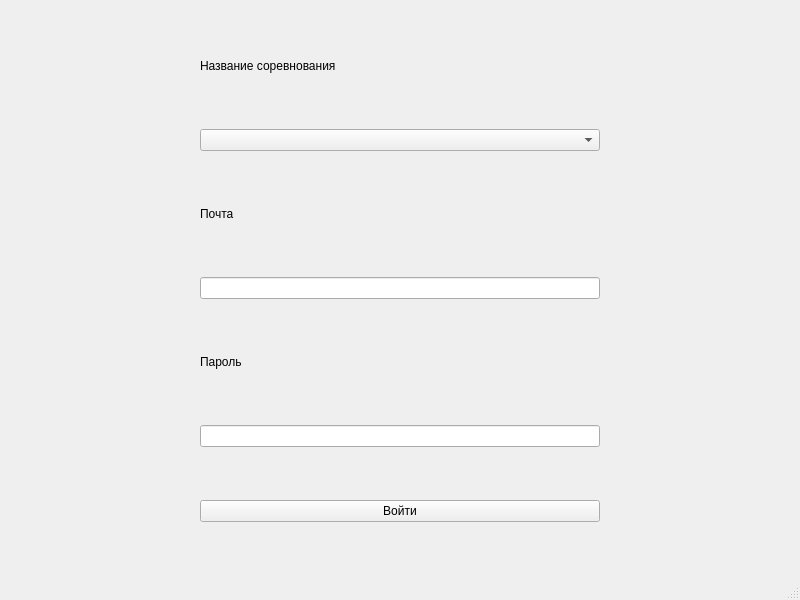
<?xml version="1.0" encoding="UTF-8"?>
<ui version="4.0">
 <class>MainWindow</class>
 <widget class="QMainWindow" name="MainWindow">
  <property name="geometry">
   <rect>
    <x>0</x>
    <y>0</y>
    <width>800</width>
    <height>600</height>
   </rect>
  </property>
  <property name="windowTitle">
   <string>MainWindow</string>
  </property>
  <widget class="QWidget" name="centralwidget">
   <layout class="QGridLayout" name="gridLayout">
    <item row="0" column="0">
     <widget class="QLabel" name="label">
      <property name="maximumSize">
       <size>
        <width>16777215</width>
        <height>20</height>
       </size>
      </property>
      <property name="text">
       <string>Название соревнования</string>
      </property>
     </widget>
    </item>
    <item row="5" column="0">
     <widget class="QLineEdit" name="password">
      <property name="maximumSize">
       <size>
        <width>400</width>
        <height>16777215</height>
       </size>
      </property>
     </widget>
    </item>
    <item row="1" column="0">
     <widget class="QComboBox" name="competition_name"/>
    </item>
    <item row="3" column="0">
     <widget class="QLineEdit" name="login">
      <property name="maximumSize">
       <size>
        <width>400</width>
        <height>16777215</height>
       </size>
      </property>
     </widget>
    </item>
    <item row="4" column="0">
     <widget class="QLabel" name="label_3">
      <property name="maximumSize">
       <size>
        <width>16777215</width>
        <height>20</height>
       </size>
      </property>
      <property name="text">
       <string>Пароль</string>
      </property>
     </widget>
    </item>
    <item row="2" column="0">
     <widget class="QLabel" name="label_2">
      <property name="maximumSize">
       <size>
        <width>16777215</width>
        <height>20</height>
       </size>
      </property>
      <property name="text">
       <string>Почта</string>
      </property>
     </widget>
    </item>
    <item row="6" column="0">
     <widget class="QPushButton" name="pushButton">
      <property name="text">
       <string>Войти</string>
      </property>
     </widget>
    </item>
   </layout>
  </widget>
  <widget class="QStatusBar" name="statusbar"/>
 </widget>
 <resources/>
 <connections/>
</ui>
